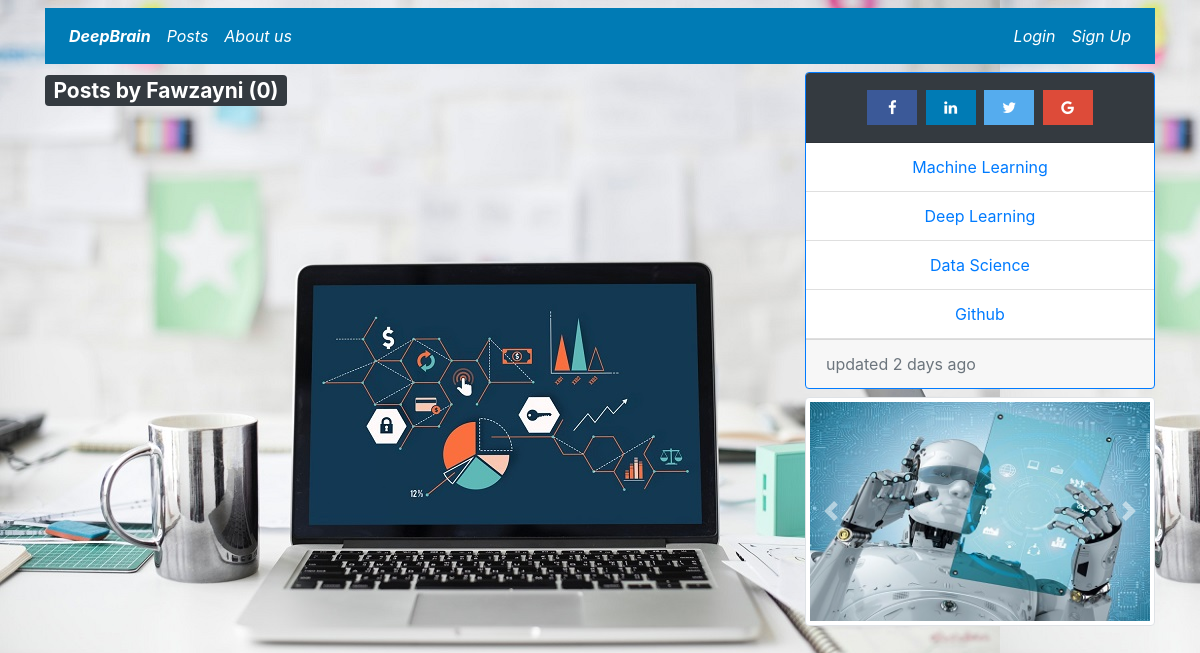
Page /user_posts/Fawzayni on the earlier database version.
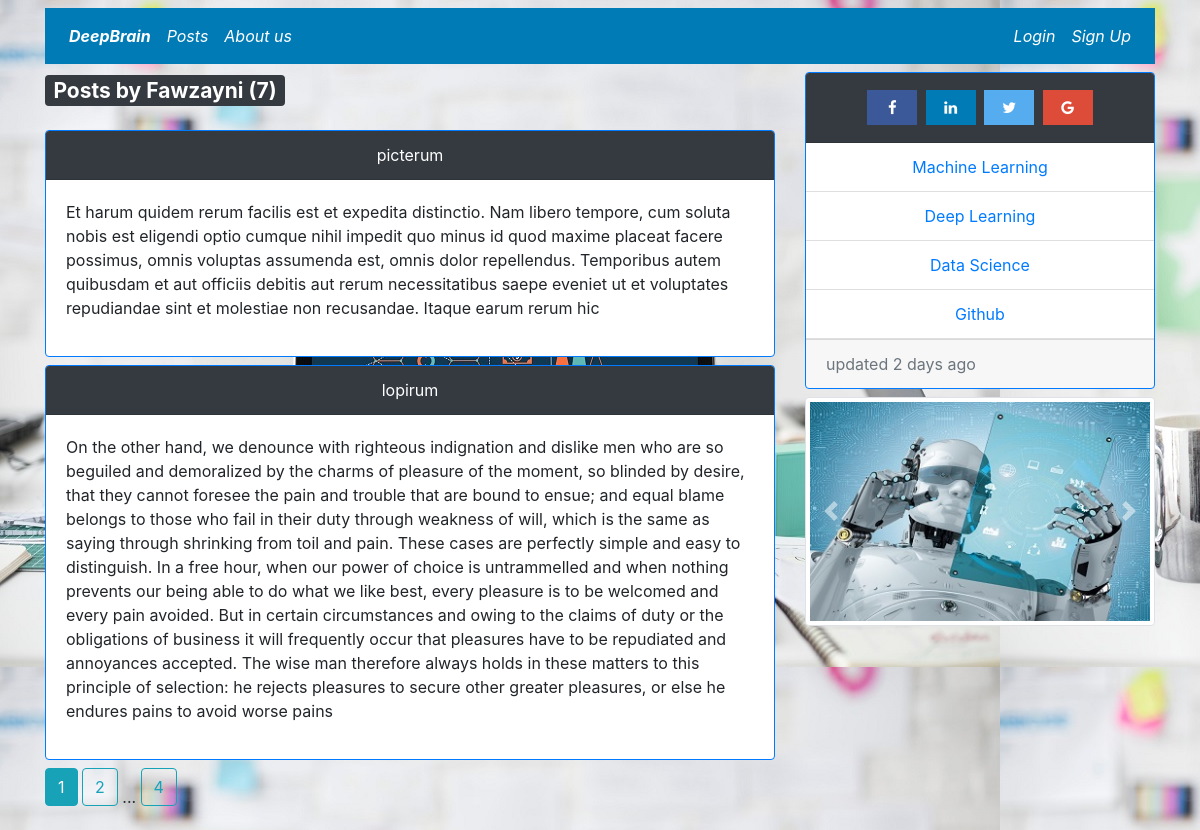
Same page on the later database version.
### deepbrain/models.py (models this page shows, shortened)
class User(db.Model,UserMixin):
	id = db.Column(db.Integer,primary_key=True)
	username = db.Column(db.String(40),unique=True,nullable=False)
	email = db.Column(db.String(120),nullable=False)
	image_file = db.Column(db.String(20),nullable=False,default="default.jpg")
	password = db.Column(db.String(60),nullable=False)
	posts = db.relationship('Post',backref="author",lazy=True)

class Post(db.Model):
	id = db.Column(db.Integer,primary_key=True)
	title = db.Column(db.String(120),unique=True,nullable=False)
	content = db.Column(db.Text,nullable=False)
	date_posted = db.Column(db.DateTime, nullable=False, default=datetime.utcnow)
	user_id = db.Column(db.Integer,db.ForeignKey("user.id"),nullable=False)

### deepbrain/routes.py (the view)
@app.route("/user_posts/<username>")
def user_posts(username):
	user = User.query.filter_by(username=username).first_or_404()
	page = request.args.get("page",1,type=int)
	posts = Post.query.filter_by(author=user)\
	.order_by(Post.date_posted.desc())\
	.paginate(page=page,per_page=2)
	return render_template("user_posts.html", posts=posts,user=user)

### deepbrain/templates/user_posts.html
{% extends "layout.html" %}
{% block content %}
<h3><p class="badge badge-dark">Posts by {{user.username}} ({{posts.total}})</p></h3>
  {% for post in posts.items %}
<div class="card border-primary card-primary mb-2">
  <div class="card-header text-white bg-dark text-center">
    <a class="text-white" href="{{ url_for('post',post_id=post.id) }}">{{post.title}}</a>
  </div>
  <div class="card-body">
    <p class="mb-0">
      <p>{{ post.content }}</p>
    </p>
  </div>
</div>
{% endfor %}
{% for page_num in posts.iter_pages(left_edge=1,right_edge=1,left_current=1,right_current=2) %}
  {% if page_num %}
    {% if posts.page==page_num %}
      <a href="{{url_for('user_posts',username=user.username,page=page_num)}}" class="btn btn-info mb-4">{{ page_num }}</a>
    {% else %}
      <a href="{{url_for('user_posts',username=user.username,page=page_num)}}" class="btn btn-outline-info mb-4">{{ page_num }}</a>
    {% endif %}
  {% else %}
    ...
  {% endif %}
{% endfor %}
{% endblock content %}

### deepbrain/templates/layout.html (shortened to what this page needs)
<!DOCTYPE html>
<html>
<head>
	<link rel="stylesheet" href="https://stackpath.bootstrapcdn.com/bootstrap/4.1.3/css/bootstrap.min.css">
	<link rel="stylesheet" href="https://cdnjs.cloudflare.com/ajax/libs/font-awesome/4.7.0/css/font-awesome.min.css">
	<link rel="stylesheet" type="text/css" href="{{url_for('static', filename='css/static.css')}}">
</head>
<body>
	<header class="container mb-2 mt-2">
		<nav class="navbar navbar-expand-lg my_bg">
			<div class="collapse navbar-collapse" id="navbarSupportedContent">
				<div class="navbar-nav mr-auto">
					<a class="nav-item nav-link text-white" href="#">
						<b><i>DeepBrain</i></b><span class="sr-only">(current)</span>
					</a>
					<a class="nav-item nav-link text-white" href="{{url_for('index')}}"><i>Posts</i></a>
					<a class="nav-item nav-link text-white" href="{{url_for('about')}}"><i>About us</i></a>
				</div>
				<div class=navbar-nav>
					{% if current_user.is_authenticated %}
					<a class="nav-item nav-link text-white" href="{{url_for('new_post')}}"><i>New Post</i></a>
					<a class="nav-item nav-link text-white" href="{{url_for('account')}}"><i>Account</i></a>
					<a class="nav-item nav-link text-white" href="{{url_for('logout')}}"><i>Logout</i></a>
					{% else %}
					<a class="nav-item nav-link text-white" href="{{url_for('login')}}"><i>Login</i></a>
					<a class="nav-item nav-link text-white" href="{{url_for('register')}}"><i>Sign Up</i></a>
					{% endif %}
				</div>
			</div>
		</nav>
	</header>
	<main role="main" class="container">
		<div class="row">
			<div class="col-md-8 col-sm-8 col-xs-12 block1">
				{% block content %}
				{% endblock %}
			</div>
			<div class="col-md-4 col-sm-4 col-xs-12 block2">
				<div class="card border-primary mb-2">
					<div class="card-header bg-dark text-center">
						<a href="#" class="fa fa-facebook"></a>
						<a href="#" class="fa fa-linkedin"></a>
						<a href="#" class="fa fa-twitter"></a>
						<a href="#" class="fa fa-google"></a>
					</div>
					<ul class="list-group list-group-flush">
						<li class="list-group-item text-center text-primary">Machine Learning</li>
						<li class="list-group-item text-center text-primary">Deep Learning</li>
						<li class="list-group-item text-center text-primary">Data Science</li>
						<li class="list-group-item text-center text-primary">Github</li>
					</ul>
					<div class="card-footer text-muted">
						updated 2 days ago
					</div>
				</div>
				<div id="carouselExampleFade" class="carousel slide carousel-fade" data-ride="carousel">
					<div class="carousel-inner">
						<div class="carousel-item active">
							<img src="{{url_for('static',filename='images/im1.jpg')}}" alt="ml" class="img-fluid img-thumbnail">
							<div class="carousel-caption d-none d-md-block text-dark">
							</div>
						</div>
					</div>
					<a class="carousel-control-prev" href="#carouselExampleFade" role="button" data-slide="prev">
						<span class="carousel-control-prev-icon" aria-hidden="true"></span>
					</a>
					<a class="carousel-control-next" href="#carouselExampleFade" role="button" data-slide="next">
						<span class="carousel-control-next-icon" aria-hidden="true"></span>
					</a>
				</div>
			</div>
		</div>
	</main>
</body>
</html>

### deepbrain/static/css/static.css (style rules this page uses)
.fa { padding: 10px; font-size: 15px; width: 50px; text-align: center; text-decoration: none; margin: 5px 2px; }
.fa-facebook { background: #3B5998; color: white; }
.fa-twitter { background: #55ACEE; color: white; }
.fa-linkedin { background: #007bb5; color: white; }
.fa-google { background: #dd4b39; color: white; }
.my_bg { background: #007bb5; }
.block1 { margin-left:0px; }
body { background-image: url("../images/bg2.jpg"); }

Differences in the rows shown:
added Post: title "picterum", content "Et harum quidem rerum facilis est et expedita distinctio. Nam libero tempore, cum soluta nobis est eligendi optio cumque nihil impedit quo minus id quod maxime placeat facere possimus, omnis voluptas assumenda est, omnis dolor repellendus. Temporibus autem quibusdam et aut officiis debitis aut rerum necessitatibus saepe eveniet ut et voluptates repudiandae sint et molestiae non recusandae. Itaque earum rerum hic"
added Post: title "lopirum", content "On the other hand, we denounce with righteous indignation and dislike men who are so beguiled and demoralized by the charms of pleasure of the moment, so blinded by desire, that they cannot foresee the pain and trouble that are bound to ensue; and equal blame belongs to those who fail in their duty through weakness of will, which is the same as saying through shrinking from toil and pain. These cases are perfectly simple and easy to distinguish. In a free hour, when our power of choice is untrammelled and when nothing prevents our being able to do what we like best, every pleasure is to be welcomed and every pain avoided. But in certain circumstances and owing to the claims of duty or the…"
Other differences:
{{ posts.total }}: "0" → "7"
new list line: "1"
new list line: "2"
new list line: "4"
